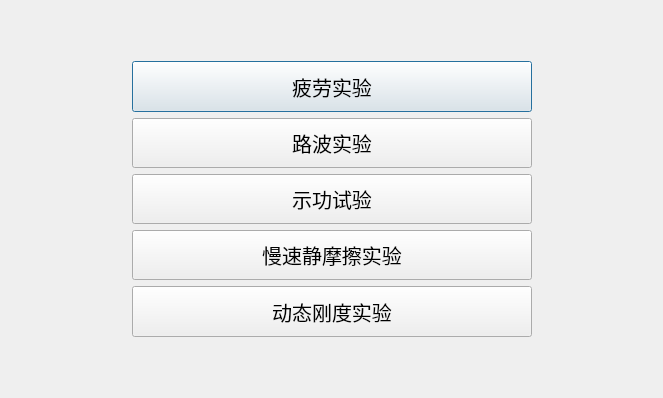
<?xml version="1.0" encoding="UTF-8"?>
<ui version="4.0">
 <class>NewExperimentDialog</class>
 <widget class="QDialog" name="NewExperimentDialog">
  <property name="geometry">
   <rect>
    <x>0</x>
    <y>0</y>
    <width>663</width>
    <height>398</height>
   </rect>
  </property>
  <property name="windowTitle">
   <string>新建试验</string>
  </property>
  <property name="windowIcon">
   <iconset resource="themes/image.qrc">
    <normaloff>:/images/images/new.png</normaloff>:/images/images/new.png</iconset>
  </property>
  <layout class="QHBoxLayout" name="horizontalLayout">
   <item>
    <spacer name="horizontalSpacer">
     <property name="orientation">
      <enum>Qt::Orientation::Horizontal</enum>
     </property>
     <property name="sizeHint" stdset="0">
      <size>
       <width>40</width>
       <height>20</height>
      </size>
     </property>
    </spacer>
   </item>
   <item>
    <layout class="QVBoxLayout" name="verticalLayout">
     <property name="leftMargin">
      <number>0</number>
     </property>
     <item>
      <spacer name="verticalSpacer">
       <property name="orientation">
        <enum>Qt::Orientation::Vertical</enum>
       </property>
       <property name="sizeHint" stdset="0">
        <size>
         <width>20</width>
         <height>40</height>
        </size>
       </property>
      </spacer>
     </item>
     <item>
      <widget class="QPushButton" name="newFatigueTestButton">
       <property name="sizePolicy">
        <sizepolicy hsizetype="Minimum" vsizetype="Expanding">
         <horstretch>0</horstretch>
         <verstretch>0</verstretch>
        </sizepolicy>
       </property>
       <property name="minimumSize">
        <size>
         <width>400</width>
         <height>0</height>
        </size>
       </property>
       <property name="font">
        <font>
         <pointsize>15</pointsize>
        </font>
       </property>
       <property name="autoFillBackground">
        <bool>false</bool>
       </property>
       <property name="text">
        <string>疲劳实验</string>
       </property>
      </widget>
     </item>
     <item>
      <widget class="QPushButton" name="newLuboTestButton">
       <property name="sizePolicy">
        <sizepolicy hsizetype="Minimum" vsizetype="Expanding">
         <horstretch>0</horstretch>
         <verstretch>0</verstretch>
        </sizepolicy>
       </property>
       <property name="font">
        <font>
         <pointsize>15</pointsize>
        </font>
       </property>
       <property name="text">
        <string>路波实验</string>
       </property>
      </widget>
     </item>
     <item>
      <widget class="QPushButton" name="newIndicatButton">
       <property name="sizePolicy">
        <sizepolicy hsizetype="Minimum" vsizetype="Expanding">
         <horstretch>0</horstretch>
         <verstretch>0</verstretch>
        </sizepolicy>
       </property>
       <property name="font">
        <font>
         <pointsize>15</pointsize>
        </font>
       </property>
       <property name="text">
        <string>示功试验</string>
       </property>
      </widget>
     </item>
     <item>
      <widget class="QPushButton" name="newSlowFrictionButton">
       <property name="sizePolicy">
        <sizepolicy hsizetype="Minimum" vsizetype="Expanding">
         <horstretch>0</horstretch>
         <verstretch>0</verstretch>
        </sizepolicy>
       </property>
       <property name="font">
        <font>
         <pointsize>15</pointsize>
        </font>
       </property>
       <property name="text">
        <string>慢速静摩擦实验</string>
       </property>
      </widget>
     </item>
     <item>
      <widget class="QPushButton" name="newRigidityTestButton">
       <property name="sizePolicy">
        <sizepolicy hsizetype="Minimum" vsizetype="Expanding">
         <horstretch>0</horstretch>
         <verstretch>0</verstretch>
        </sizepolicy>
       </property>
       <property name="font">
        <font>
         <pointsize>15</pointsize>
        </font>
       </property>
       <property name="text">
        <string>动态刚度实验</string>
       </property>
      </widget>
     </item>
     <item>
      <spacer name="verticalSpacer_2">
       <property name="orientation">
        <enum>Qt::Orientation::Vertical</enum>
       </property>
       <property name="sizeHint" stdset="0">
        <size>
         <width>20</width>
         <height>40</height>
        </size>
       </property>
      </spacer>
     </item>
    </layout>
   </item>
   <item>
    <spacer name="horizontalSpacer_2">
     <property name="orientation">
      <enum>Qt::Orientation::Horizontal</enum>
     </property>
     <property name="sizeHint" stdset="0">
      <size>
       <width>40</width>
       <height>20</height>
      </size>
     </property>
    </spacer>
   </item>
  </layout>
 </widget>
 <resources>
  <include location="themes/image.qrc"/>
 </resources>
 <connections/>
</ui>
